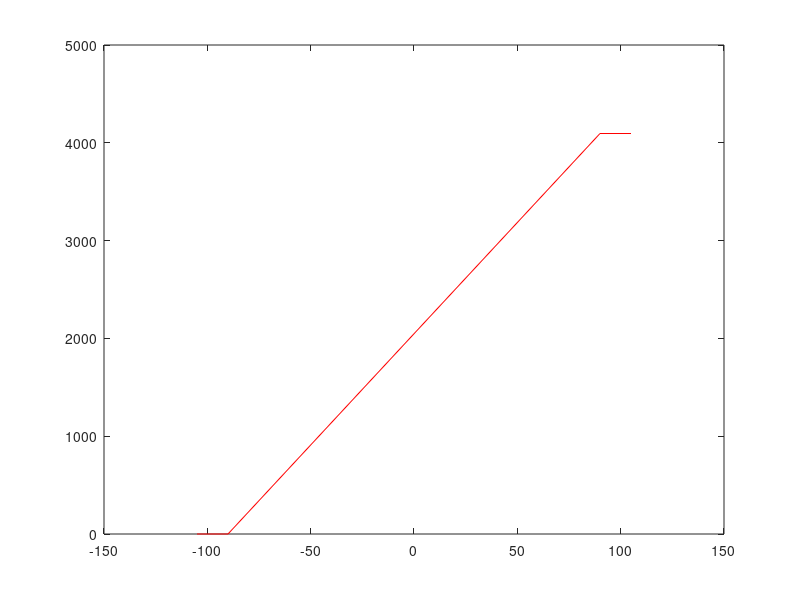

This figure's MATLAB source: (Note: this script raises an error after producing the figure.)
%%%%%%%%%%%%%%%%%%%%%%%%%%%%%%%%%%%%%%%%%%%%%%%%%%
% SD Gamepad - Żyroskop
% (c) Maciej Paszek, Paweł Suwart 2026
%%%%%%%%%%%%%%%%%%%%%%%%%%%%%%%%%%%%%%%%%%%%%%%%%%

% Obraz
filename = "Przeliczanie Na Analog.png";
figure("Name", filename);

pMin = -90;
pMax =  90;

aMin =      0;
aMax =   4095;

p = [-105, pMin, pMax,  105];
a = [aMin, aMin, aMax, aMax];

plot(p, a, "r");

xline(pMin, "g--", sprintf("pMin = %d", pMin), ...
    "LabelVerticalAlignment", "bottom");
xline(pMax, "g--", sprintf("pMax = %d", pMax), ...
    "LabelVerticalAlignment", "bottom");
xline(0, "g--", sprintf("p = %d", 0), ...
    "LabelVerticalAlignment", "bottom");

yline(aMin, "b--", sprintf("aMin = %d", aMin), ...
    "LabelHorizontalAlignment", "left");
yline(aMax, "b--", sprintf("aMax = %d", aMax), ...
    "LabelHorizontalAlignment", "left");
yline(2048, "b--", sprintf("aMax = %d", 2048), ...
    "LabelHorizontalAlignment", "left");

xlabel("p, deg");
ylabel("a, -");

margin = (aMax - aMin) / 5;
xlim([-105, 105]);
ylim([aMin - margin, aMax + margin]);

grid("on");
set(gca, "FontSize", 14);
exportgraphics(gcf, filename);
